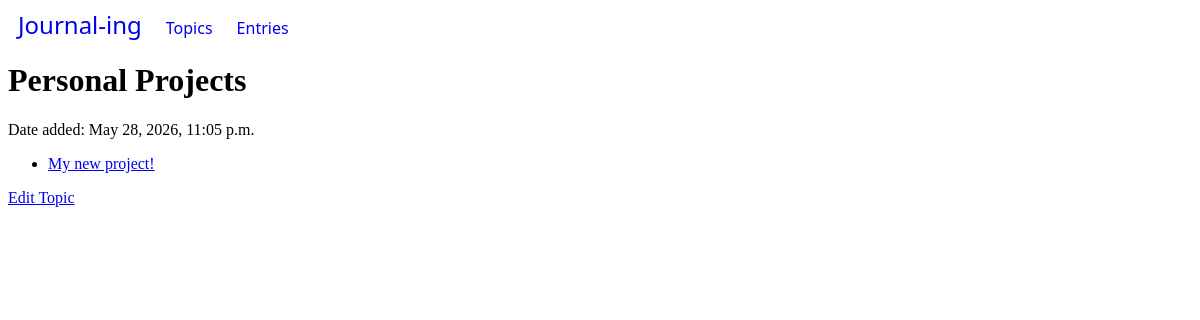
The app's page /topics/23/ with its own data.
### journal_app/models.py (models this page shows, shortened)
class Topic(models.Model):
    topic_text = models.CharField(max_length=200)
    date_added = models.DateTimeField('date added', auto_now_add=True)

class Entry(models.Model):
    topic = models.ForeignKey(Topic, on_delete=models.CASCADE)
    entry_title = models.CharField(max_length=100)
    entry_text = models.CharField(max_length=4000)
    date_added = models.DateTimeField('date added', auto_now_add=True)

### journal_app/views.py (the view)
# urls.py: path("topics/<int:topic_id>/", views.detail, name='detail'),
def detail(request, topic_id : int):
    try:
        topic = Topic.objects.get(pk=topic_id)
    except Topic.DoesNotExist:
        raise Http404('Page does not exists')
    return render(request, 'journal_app/detail.html', {'topic' : topic})

### journal_app/templates/journal_app/detail.html
{% extends 'journal_app/base.html' %}
{% block 'content' %}
    <h1>{{topic.topic_text}}</h1>
    <p>Date added: <time datetime="{{topic.date_added.isoformat}}">{{topic.date_added}}</time></p>
    {% if topic.entry_set.all %}
        <ul>
            {% for entry in topic.entry_set.all %}
                <li><a href="{% url 'journal_app:view' entry.id%}">{{entry.entry_title}}</a></li>
            {% endfor %}
        </ul>
    {% else %}
        <p>No entries were found</p>
        <p>Create one: <a href="{% url 'journal_app:create_entry'%}">here</a></p>
    {% endif %}
    <a href="{% url 'journal_app:edit_topic' topic.id %}">Edit Topic</a>
{% endblock %}

### records on screen
Topic: topic_text "Personal Projects", date_added "May 28, 2026, 11:05 p.m."
Entry: entry_title "My new project!"
